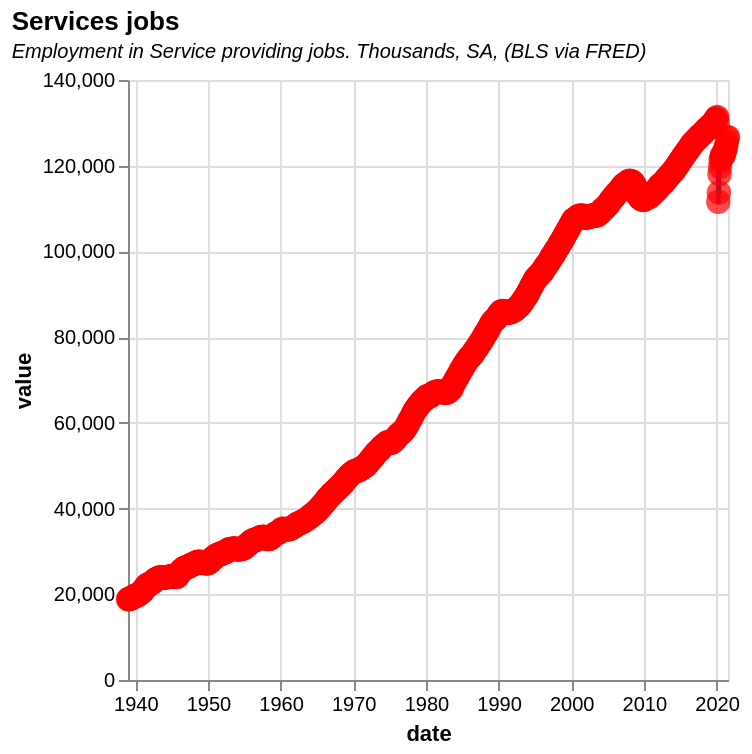

Write the Vega-Lite specification saved for this chart.
### Vega-Lite specification from a JSON file in a GitHub repository (floating-point values rounded to 4 significant figures; data arrays with more than 128 entries replaced by an {"elided": "..."} marker saying what was removed)
{"$schema": "https://vega.github.io/schema/vega-lite/v5.json", "description": "Bank Rate", "title": {"text": "Services jobs", "subtitle": "Employment in Service providing jobs. Thousands, SA, (BLS via FRED)", "subtitleFontStyle": "italic", "subtitleFontSize": 10, "anchor": "start", "color": "black"}, "data": {"values": {"elided": "992 records"}, "format": {"parse": {"date": "date"}}}, "height": 300, "width": 300, "encoding": {"x": {"field": "date", "type": "temporal"}}, "layer": [{"encoding": {"y": {"field": "value", "type": "quantitative"}}, "layer": [{"mark": {"type": "line", "interpolate": "step", "color": "rgb(0,47,167)"}}, {"mark": {"type": "circle", "size": 150, "color": "red"}}]}, {"mark": "rule", "encoding": {"opacity": {"value": 0}, "tooltip": [{"field": "date", "type": "temporal", "format": "%b-%Y", "title": "Date"}, {"field": "value", "type": "quantitative", "format": ",.0f", "title": "Jobs (k)"}]}}]}
